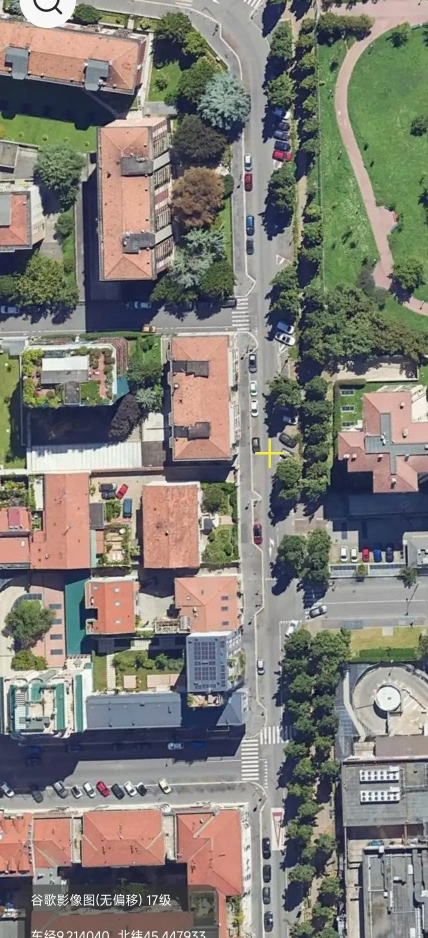
#> input picture maps/M3_clean.png, 855 x 1875 px, found by its file name (shown at 1/2 size)
$ python make_map_m3.py
#> lines starting #> are read from the running program, lines starting #| are printed output that depends on the picture
# M3 conditioning map v2: route on the MAIN tree-lined avenue (x~495-510),
# crosshair inpainted at its true spot, bottom info text covered.
from PIL import Image, ImageDraw
import math, shutil

BASE = r"C:\Users\yunlei\.zcode\workspace\default\h3_map_baseline"
INPUT = r"C:\Users\yunlei\AppData\Local\Comfy-Desktop\ComfyUI-Shared\input"

im = Image.open(BASE + r"\maps\M3_clean.png").convert("RGB")   # 855x1875
#> im is the input picture: PIL image 855x1875 RGB; mean R, G, B 128.3, 125.5, 117.8
im = im.crop((0, 45, 855, 1825))                                # 855x1780 final
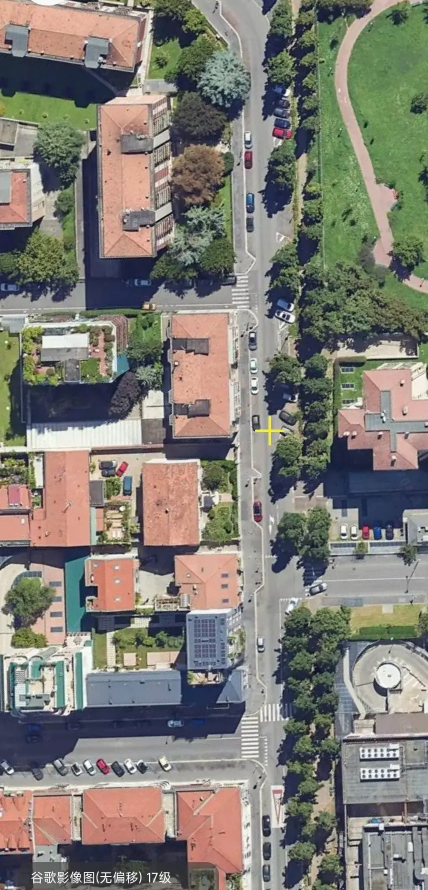
#> im: PIL image 855x1780 RGB (shown at 1/2 size); mean R, G, B 127.5, 124.9, 117.2

def inpaint(img, box, dy):
#> called with box = (486, 822, 548, 908), dy = -135
    x0, y0, x1, y1 = box
    img.paste(img.crop((x0, y0 + dy, x1, y1 + dy)), (x0, y0))

# crosshair "+" on the main avenue centreline
inpaint(im, (486, 822, 548, 908), -135)
# bottom-left "谷歌影像图(无偏移) 17级" info text
inpaint(im, (20, 1700, 348, 1780), -120)
im.save(BASE + r"\maps\M3_clean2.png")

POLY = [
    (495, 1700), (495, 1550), (500, 1400), (500, 1250), (500, 1050),
    (500, 830), (502, 620), (503, 460), (505, 330), (510, 140),
]
d = ImageDraw.Draw(im, "RGBA")
RED = (226, 30, 30, 235)
d.line(POLY, fill=RED, width=12, joint="curve")

def arrow(p0, p1, L=44, spread=26):
#> called with p0 = (500, 1400), p1 = (500, 1250), L = 44, spread = 26
    ax, ay = p1
    th = math.atan2(p1[1] - p0[1], p1[0] - p0[0])
    for s in (1, -1):
        t2 = th + math.pi - s * math.radians(spread)
        d.line([(ax, ay), (ax + L * math.cos(t2), ay + L * math.sin(t2))], fill=RED, width=10)

arrow(POLY[2], POLY[3])
arrow(POLY[6], POLY[7])
#> the loop in arrow (call 2), `for s in (1, -1):` made 2 passes
#> t2 on passes 1 to 2: 1.12, 2.03

sx, sy = POLY[0]
#> sx = 495; sy = 1700
d.ellipse([sx-16, sy-16, sx+16, sy+16], fill=(255, 210, 40, 255), outline=(0,0,0,255), width=3)
ex, ey = POLY[-1]
#> ex = 510; ey = 140
d.ellipse([ex-16, ey-16, ex+16, ey+16], fill=(255, 130, 30, 255), outline=(0,0,0,255), width=3)

im.save(BASE + r"\maps\M3_route.png")
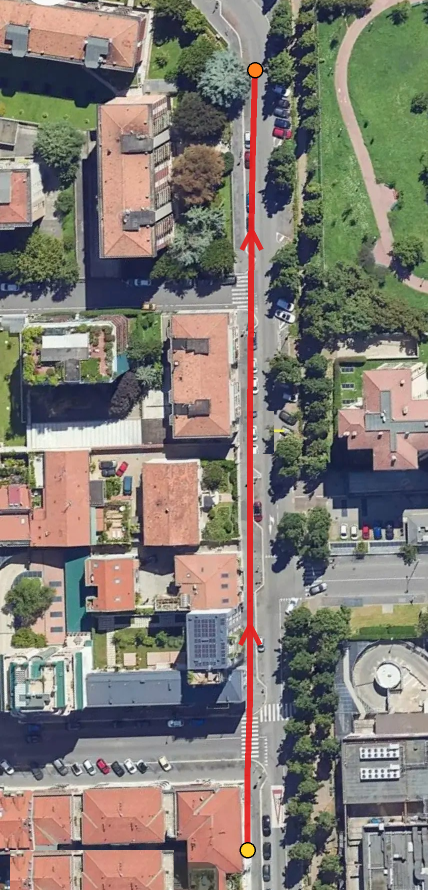
#> saved as M3_route.png: PIL image 855x1780 RGB (shown at 1/2 size); mean R, G, B 130.1, 124.3, 116.1
shutil.copy(BASE + r"\maps\M3_route.png", INPUT + r"\M3_route.png")
shutil.copy(BASE + r"\maps\M3_clean2.png", INPUT + r"\M3_clean2.png")
print("M3_route v2", im.size)
#| M3_route v2 (855, 1780)

$ run again, with maps/M2_clean.png copied over maps/M3_clean.png
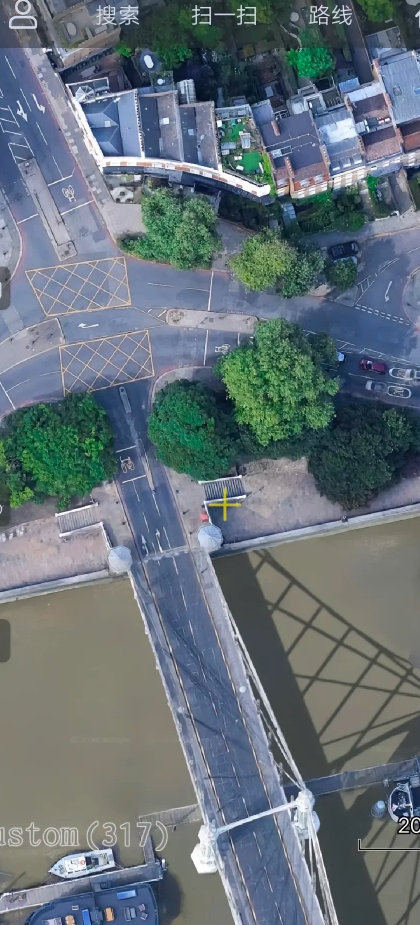
#> input picture maps/M2_clean.png, 840 x 1850 px, found by its file name (shown at 1/2 size)
#> im is the input picture: PIL image 840x1850 RGB; mean R, G, B 101.1, 113.5, 121.2
#> `im = im.crop((0, 45, 855, 1825))`:
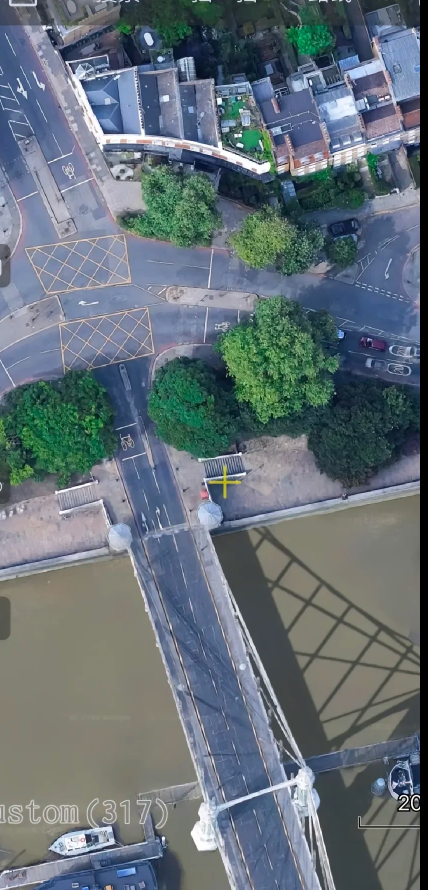
#> im: PIL image 855x1780 RGB (shown at 1/2 size); mean R, G, B 100, 112.1, 119.8
#> the loop in arrow (call 2), `for s in (1, -1):` made 2 passes
#> t2 on passes 1 to 2: 1.12, 2.03
#> sx = 495; sy = 1700
#> ex = 510; ey = 140
#> `im.save(BASE + r"\maps\M3_route.png")`:
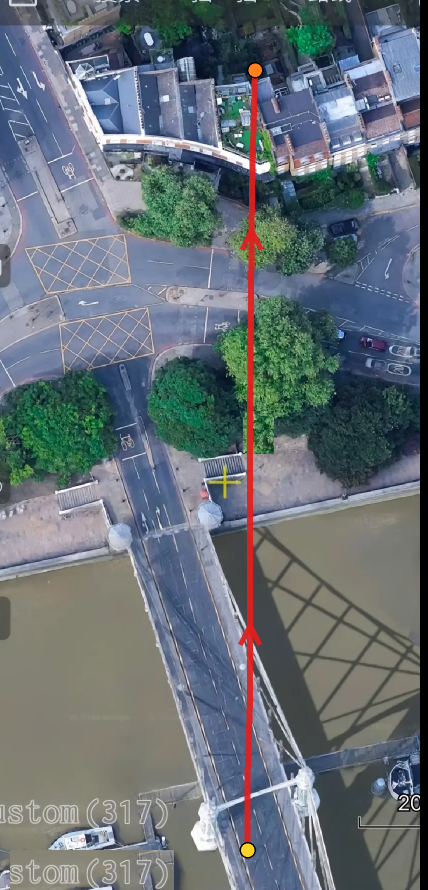
#> saved as M3_route.png: PIL image 855x1780 RGB (shown at 1/2 size); mean R, G, B 102.6, 111.9, 118.7
#| M3_route v2 (855, 1780)
